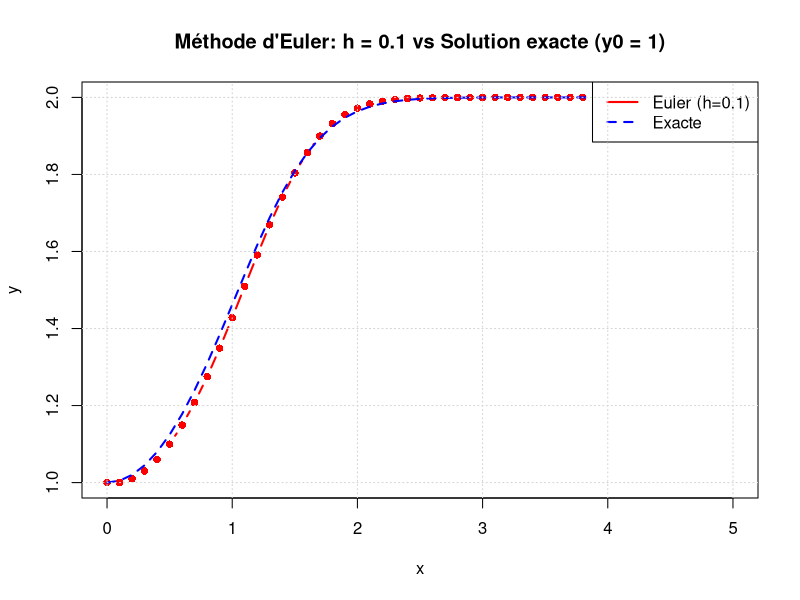
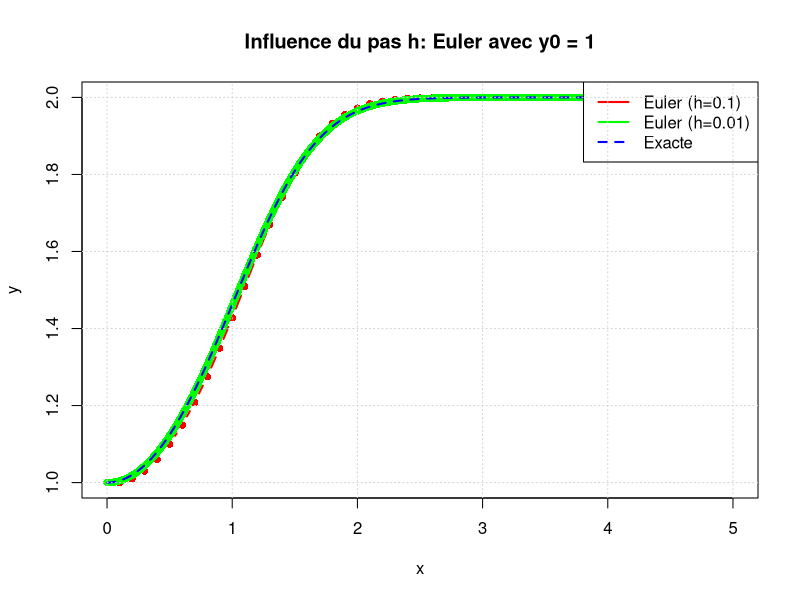
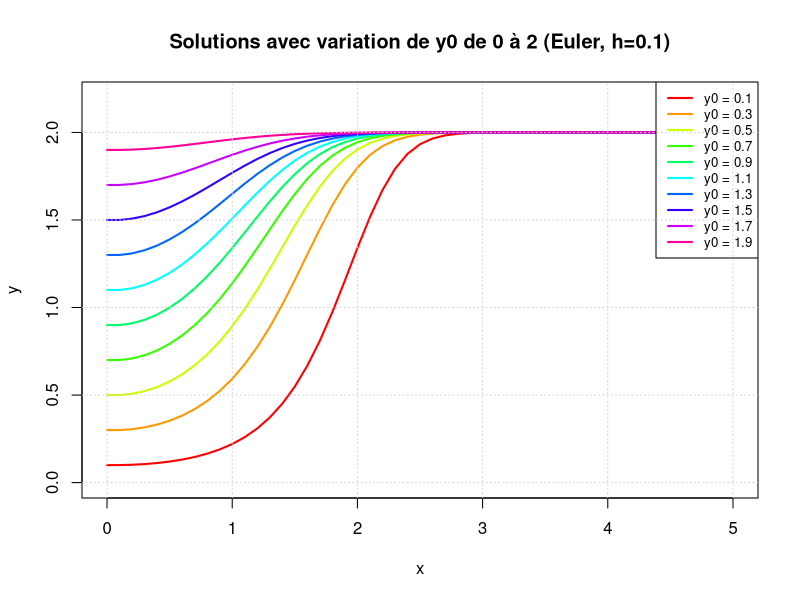
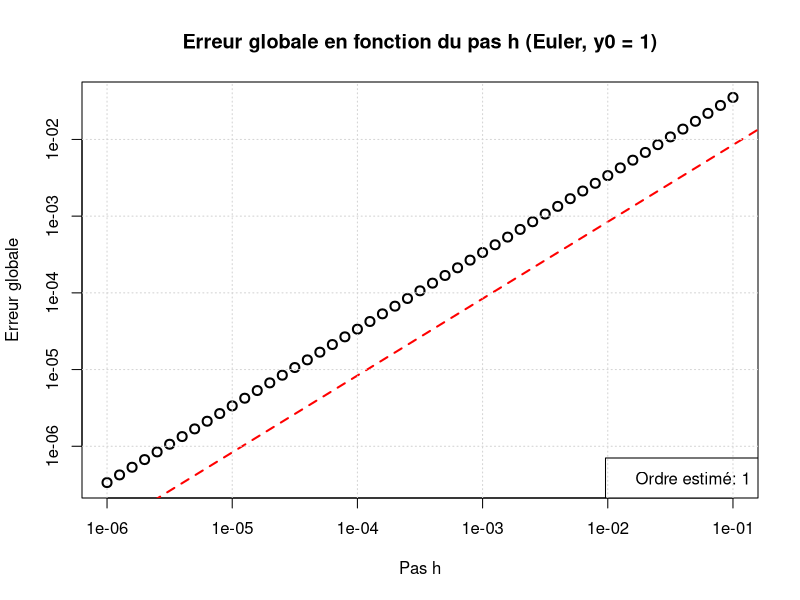
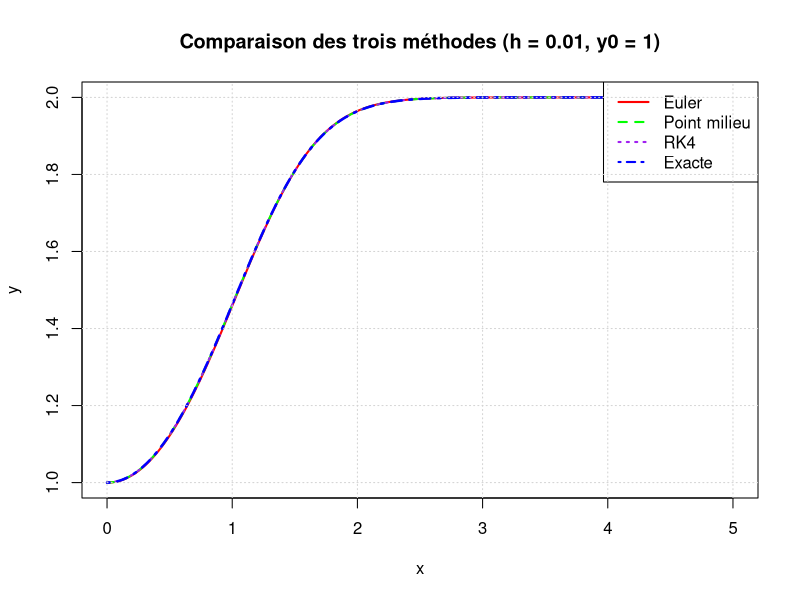
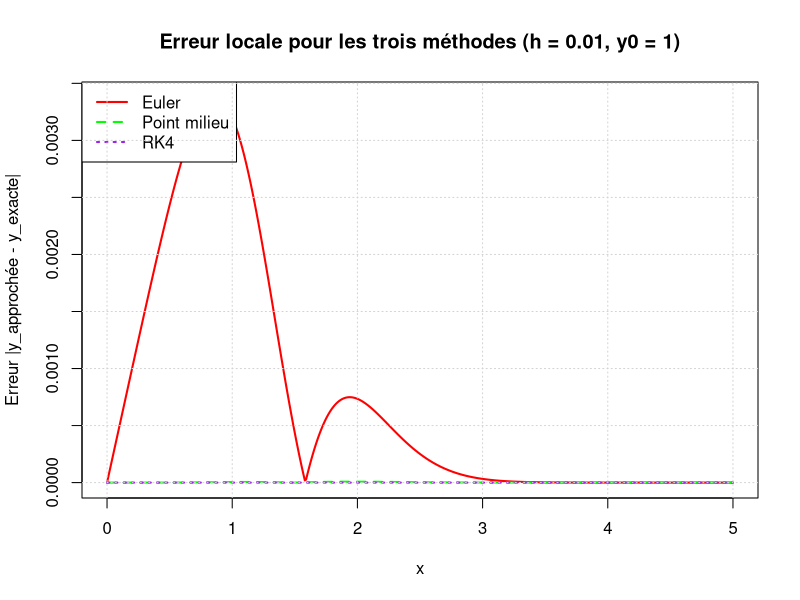
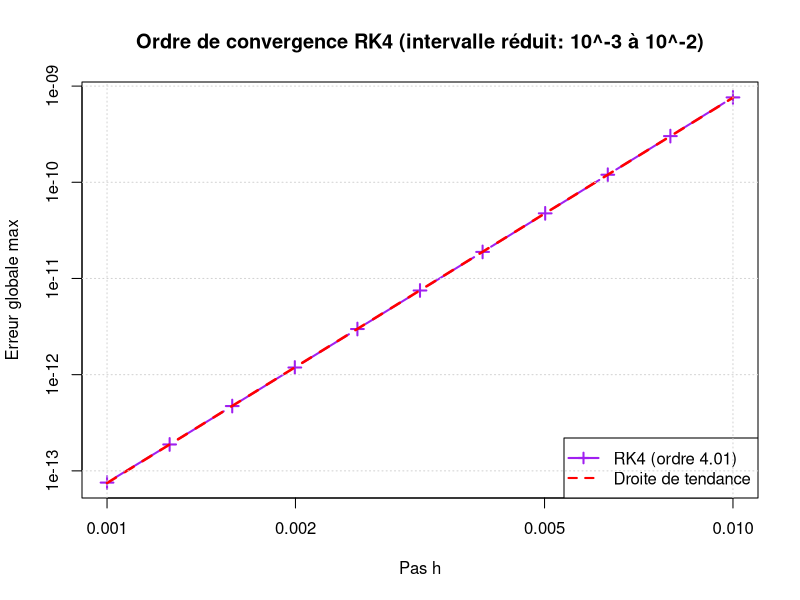
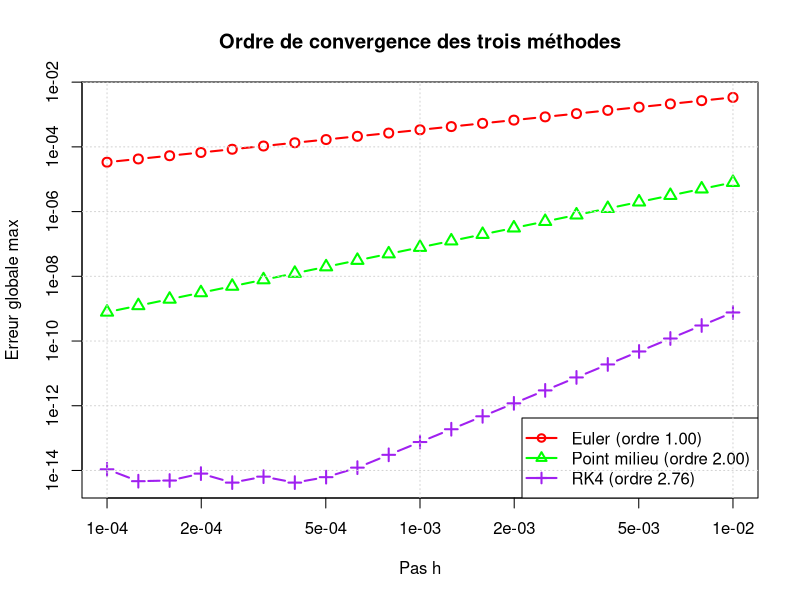

These charts were generated, in order, by the following R code:
# Équation différentielle non linéaire
# Méthodes de Runge-Kutta - Exercice 1

# Définition du problème de Cauchy:
# y'(x) = 2*x*y(x) - x*y(x)^2
# y(0) = y0
# Solution exacte: y(x) = 2*y0 / (y0 + (2 - y0)*exp(-x^2))

# Fonction pour l'équation différentielle
f <- function(x, y) {
  2 * x * y - x * y^2
}

# Solution exacte
y_exacte <- function(x, y0) {
  2 * y0 / (y0 + (2 - y0) * exp(-x^2))
}

# ============================================================================
# MÉTHODE 1: Euler explicite
# ============================================================================
euler <- function(f, x0, xf, y0, h) {
  n <- floor((xf - x0) / h)
  x <- seq(x0, x0 + n * h, by = h)
  y <- numeric(n + 1)
  y[1] <- y0
  
  for (i in 1:n) {
    y[i+1] <- y[i] + h * f(x[i], y[i])
  }
  
  return(list(x = x, y = y))
}

# ============================================================================
# MÉTHODE 2: Point milieu (Runge-Kutta ordre 2)
# ============================================================================
midpoint <- function(f, x0, xf, y0, h) {
  n <- floor((xf - x0) / h)
  x <- seq(x0, x0 + n * h, by = h)
  y <- numeric(n + 1)
  y[1] <- y0
  
  for (i in 1:n) {
    k1 <- f(x[i], y[i])
    k2 <- f(x[i] + h/2, y[i] + (h/2) * k1)
    y[i+1] <- y[i] + h * k2
  }
  
  return(list(x = x, y = y))
}

# ============================================================================
# MÉTHODE 3: Runge-Kutta ordre 4
# ============================================================================
rk4 <- function(f, x0, xf, y0, h) {
  n <- floor((xf - x0) / h)
  x <- seq(x0, x0 + n * h, by = h)
  y <- numeric(n + 1)
  y[1] <- y0
  
  for (i in 1:n) {
    k1 <- f(x[i], y[i])
    k2 <- f(x[i] + h/2, y[i] + (h/2) * k1)
    k3 <- f(x[i] + h/2, y[i] + (h/2) * k2)
    k4 <- f(x[i] + h, y[i] + h * k3)
    y[i+1] <- y[i] + (h/6) * (k1 + 2*k2 + 2*k3 + k4)
  }
  
  return(list(x = x, y = y))
}

# ============================================================================
# CONFIGURATION: Dossier de sortie des images
# ============================================================================
output_dir <- "TP2/Partie 1/output"
dir.create(output_dir, showWarnings = FALSE)
cat("Les images seront sauvegardées dans:", file.path(getwd(), output_dir), "\n\n")

# ============================================================================
# QUESTION 1: Euler avec h=0.1 et h=0.01, y0=1
# ============================================================================
cat("\n=== QUESTION 1: Méthode d'Euler ===\n")
# Objectif: Étudier l'influence du pas h et de la condition initiale y0
y0 <- 1
h1 <- 0.1
h2 <- 0.01
x0 <- 0
xf <- 5

# Résolution avec h = 0.1
sol_euler_h01 <- euler(f, x0, xf, y0, h1)
y_exact_h01 <- y_exacte(sol_euler_h01$x, y0)

# Résolution avec h = 0.01
sol_euler_h001 <- euler(f, x0, xf, y0, h2)
y_exact_h001 <- y_exacte(sol_euler_h001$x, y0)

# Graphique 1: Euler h=0.1 vs solution exacte
png(file.path(output_dir, "Ex1_1_Euler_h01.png"), width = 800, height = 600)
plot(sol_euler_h01$x, sol_euler_h01$y, type = "b", col = "red", 
     main = "Méthode d'Euler: h = 0.1 vs Solution exacte (y0 = 1)",
     xlab = "x", ylab = "y", lwd = 2, pch = 16)
lines(sol_euler_h01$x, y_exact_h01, col = "blue", lwd = 2, lty = 2)
legend("topright", c("Euler (h=0.1)", "Exacte"), col = c("red", "blue"), 
       lwd = 2, lty = c(1, 2))
grid()
dev.off()

# Graphique 2: Comparaison h=0.1 et h=0.01
png(file.path(output_dir, "Ex1_1_Euler_h01_vs_h001.png"), width = 800, height = 600)
plot(sol_euler_h01$x, sol_euler_h01$y, type = "b", col = "red", 
     main = "Influence du pas h: Euler avec y0 = 1",
     xlab = "x", ylab = "y", lwd = 2, pch = 16)
lines(sol_euler_h001$x, sol_euler_h001$y, col = "green", lwd = 2, pch = 16, type = "p")
lines(sol_euler_h001$x, y_exact_h001, col = "blue", lwd = 2, lty = 2)
legend("topright", c("Euler (h=0.1)", "Euler (h=0.01)", "Exacte"), 
       col = c("red", "green", "blue"), lwd = 2, lty = c(1, 1, 2))
grid()
dev.off()

# Graphique 3: Variation de y0 de 0 à 2
png(file.path(output_dir, "Ex1_1_Euler_y0_variation.png"), width = 800, height = 600)
y0_values <- seq(0.1, 2, by = 0.2)
plot(NULL, xlim = c(0, 5), ylim = c(0, 2.2),
     main = "Solutions avec variation de y0 de 0 à 2 (Euler, h=0.1)",
     xlab = "x", ylab = "y", lwd = 2)
colors <- rainbow(length(y0_values))

for (i in seq_along(y0_values)) {
  sol <- euler(f, x0, xf, y0_values[i], h1)
  lines(sol$x, sol$y, col = colors[i], lwd = 2)
}

legend("topright", paste("y0 =", round(y0_values, 2)), 
       col = colors, lwd = 2, cex = 0.8)
grid()
dev.off()

# ============================================================================
# QUESTION 2: Erreur globale en fonction du pas h
# ============================================================================
cat("\n=== QUESTION 2: Analyse de convergence ===\n")
# Objectif: Étudier l'erreur globale en fonction du pas h

h_values <- 10^seq(-6, -1, by = 0.1)  # h de 10^-6 à 10^-1
errors_euler <- numeric(length(h_values))

for (i in seq_along(h_values)) {
  h <- h_values[i]
  sol <- euler(f, x0, xf, y0, h)
  y_exact <- y_exacte(sol$x, y0)
  errors_euler[i] <- max(abs(sol$y - y_exact))
}

# Graphique 4: Erreur en échelle logarithmique
png(file.path(output_dir, "Ex1_2_Erreur_Euler.png"), width = 800, height = 600)
plot(h_values, errors_euler, type = "b", pch = 1, log = "xy",
     main = "Erreur globale en fonction du pas h (Euler, y0 = 1)",
     xlab = "Pas h", ylab = "Erreur globale", lwd = 2, cex = 1.2)
# Estimation de l'ordre (pente)
fit <- lm(log(errors_euler) ~ log(h_values))
abline(fit, col = "red", lwd = 2, lty = 2)
order_euler <- fit$coefficients[2]
legend("bottomright", paste("Ordre estimé:", round(order_euler, 2)), 
       bty = "o", bg = "white", cex = 1)
grid()
dev.off()

cat(sprintf("Ordre de la méthode d'Euler: %.3f (théorique: 1)\n", order_euler))

# ============================================================================
# QUESTION 3: Comparaison Euler, Point milieu et RK4 (h=0.01, y0=1)
# ============================================================================
cat("\n=== QUESTION 3: Comparaison des trois méthodes ===\n")
# Objectif: Comparer les trois méthodes pour h=0.01 et y0=1
h <- 0.01
sol_euler <- euler(f, x0, xf, y0, h)
sol_midpoint <- midpoint(f, x0, xf, y0, h)
sol_rk4 <- rk4(f, x0, xf, y0, h)

y_exact <- y_exacte(sol_euler$x, y0)

# Graphique 5: Comparaison des trois méthodes
png(file.path(output_dir, "Ex1_3_Comparaison_methodes.png"), width = 800, height = 600)
plot(sol_euler$x, sol_euler$y, type = "l", col = "red", 
     main = "Comparaison des trois méthodes (h = 0.01, y0 = 1)",
     xlab = "x", ylab = "y", lwd = 2, lty = 1)
lines(sol_midpoint$x, sol_midpoint$y, col = "green", lwd = 2, lty = 2)
lines(sol_rk4$x, sol_rk4$y, col = "purple", lwd = 2, lty = 3)
lines(sol_euler$x, y_exact, col = "blue", lwd = 2.5, lty = 4)
legend("topright", c("Euler", "Point milieu", "RK4", "Exacte"), 
       col = c("red", "green", "purple", "blue"), lwd = 2, 
       lty = c(1, 2, 3, 4))
grid()
dev.off()

# Graphique 6: Erreurs des trois méthodes
png(file.path(output_dir, "Ex1_3_Erreurs_methodes.png"), width = 800, height = 600)
err_euler <- abs(sol_euler$y - y_exact)
err_midpoint <- abs(sol_midpoint$y - y_exact)
err_rk4 <- abs(sol_rk4$y - y_exact)

plot(sol_euler$x, err_euler, type = "l", col = "red", 
     main = "Erreur locale pour les trois méthodes (h = 0.01, y0 = 1)",
     xlab = "x", ylab = "Erreur |y_approchée - y_exacte|", 
     lwd = 2, lty = 1)
lines(sol_midpoint$x, err_midpoint, col = "green", lwd = 2, lty = 2)
lines(sol_rk4$x, err_rk4, col = "purple", lwd = 2, lty = 3)
legend("topleft", c("Euler", "Point milieu", "RK4"), 
       col = c("red", "green", "purple"), lwd = 2, lty = c(1, 2, 3))
grid()
dev.off()

# ============================================================================
# ORDRE DE CONVERGENCE DES TROIS MÉTHODES
# ============================================================================
cat("\n--- Analyse de l'ordre de convergence ---\n")

h_values <- 10^seq(-4, -2, by = 0.1)
errors_euler <- numeric(length(h_values))
errors_midpoint <- numeric(length(h_values))
errors_rk4 <- numeric(length(h_values))

for (i in seq_along(h_values)) {
  h <- h_values[i]
  
  # Euler
  sol <- euler(f, x0, xf, y0, h)
  y_exact <- y_exacte(sol$x, y0)
  errors_euler[i] <- max(abs(sol$y - y_exact))
  
  # Point milieu
  sol <- midpoint(f, x0, xf, y0, h)
  y_exact <- y_exacte(sol$x, y0)
  errors_midpoint[i] <- max(abs(sol$y - y_exact))
  
  # RK4
  sol <- rk4(f, x0, xf, y0, h)
  y_exact <- y_exacte(sol$x, y0)
  errors_rk4[i] <- max(abs(sol$y - y_exact))
}

# Calcul des ordres
fit_euler <- lm(log(errors_euler) ~ log(h_values))
fit_midpoint <- lm(log(errors_midpoint) ~ log(h_values))
fit_rk4 <- lm(log(errors_rk4) ~ log(h_values))

order_euler <- fit_euler$coefficients[2]
order_midpoint <- fit_midpoint$coefficients[2]
order_rk4 <- fit_rk4$coefficients[2]

cat(sprintf("Ordre de Euler:       %.3f (théorique: 1)\n", order_euler))
cat(sprintf("Ordre du point milieu: %.3f (théorique: 2)\n", order_midpoint))
cat(sprintf("Ordre de RK4:         %.3f (théorique: 4)\n", order_rk4))

# ============================================================================
# CALCUL DE L'ORDRE RK4 SUR UN INTERVALLE RÉDUIT (petits h)
# ============================================================================
cat("\n--- Calcul de l'ordre RK4 sur intervalle réduit (10^-3 à 10^-2) ---\n")

# Utiliser seulement les points avec 10^-3 <= h <= 10^-2
h_values_rk4_reduced <- h_values[h_values >= 10^(-3) & h_values <= 10^(-2)]
errors_rk4_reduced <- errors_rk4[h_values >= 10^(-3) & h_values <= 10^(-2)]

fit_rk4_reduced <- lm(log(errors_rk4_reduced) ~ log(h_values_rk4_reduced))
order_rk4_reduced <- fit_rk4_reduced$coefficients[2]

cat(sprintf("Ordre de RK4 (intervalle 10^-3 à 10^-2): %.3f (théorique: 4)\n", order_rk4_reduced))

# Graphique 8: RK4 seul sur intervalle réduit
png(file.path(output_dir, "Ex1_4_RK4_ordre_reduit.png"), width = 800, height = 600)
plot(h_values_rk4_reduced, errors_rk4_reduced, type = "b", pch = 3, log = "xy",
     main = "Ordre de convergence RK4 (intervalle réduit: 10^-3 à 10^-2)",
     xlab = "Pas h", ylab = "Erreur globale max", 
     lwd = 2, cex = 1.2, col = "purple")

# Droite de tendance
x_line_rk4 <- range(h_values_rk4_reduced)
y_rk4_reduced <- exp(fit_rk4_reduced$coefficients[1]) * x_line_rk4^order_rk4_reduced
lines(x_line_rk4, y_rk4_reduced, col = "red", lwd = 2.5, lty = 2)

legend("bottomright", 
       c(sprintf("RK4 (ordre %.2f)", order_rk4_reduced),
         "Droite de tendance"),
       col = c("purple", "red"), lwd = 2, lty = c(1, 2), pch = c(3, NA))
grid()
dev.off()

# Graphique 7: Convergence de tous les ordres
png(file.path(output_dir, "Ex1_4_Ordres_convergence.png"), width = 800, height = 600)
# Calculer les limites pour inclure tous les erreurs
ylim_min <- min(errors_euler, errors_midpoint, errors_rk4)
ylim_max <- max(errors_euler, errors_midpoint, errors_rk4)
plot(h_values, errors_euler, type = "b", pch = 1, log = "xy",
     main = "Ordre de convergence des trois méthodes",
     xlab = "Pas h", ylab = "Erreur globale max", 
     lwd = 2, cex = 1.2, col = "red",
     ylim = c(ylim_min, ylim_max))
points(h_values, errors_midpoint, type = "b", col = "green", lwd = 2, cex = 1.2, pch = 2)
points(h_values, errors_rk4, type = "b", col = "purple", lwd = 2, cex = 1.2, pch = 3)

# Droites de tendance
x_line <- range(h_values)
y_euler <- exp(fit_euler$coefficients[1]) * x_line^(-order_euler)
y_midpoint <- exp(fit_midpoint$coefficients[1]) * x_line^(-order_midpoint)
y_rk4 <- exp(fit_rk4$coefficients[1]) * x_line^(-order_rk4)
lines(x_line, y_euler, col = "red", lwd = 2, lty = 2)
lines(x_line, y_midpoint, col = "green", lwd = 2, lty = 2)
lines(x_line, y_rk4, col = "purple", lwd = 2, lty = 2)

legend("bottomright", 
       c(sprintf("Euler (ordre %.2f)", order_euler),
         sprintf("Point milieu (ordre %.2f)", order_midpoint),
         sprintf("RK4 (ordre %.2f)", order_rk4)),
       col = c("red", "green", "purple"), lwd = 2, pch = c(1, 2, 3))
grid()
dev.off()

cat("\n✓ Tous les graphiques ont été générés.\n")
